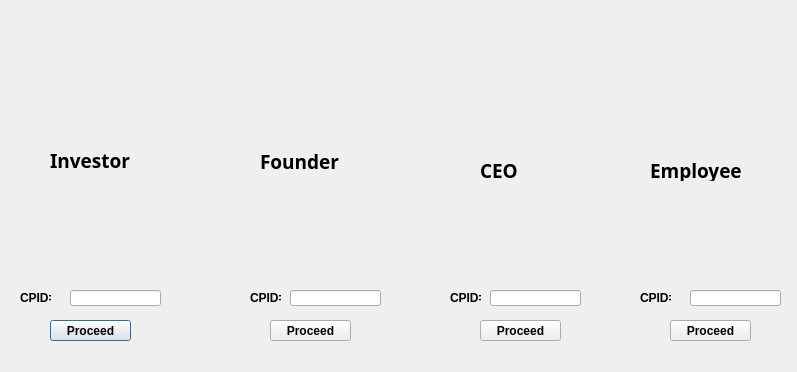
<?xml version="1.0" encoding="UTF-8"?>
<ui version="4.0">
 <class>companyend</class>
 <widget class="QDialog" name="companyend">
  <property name="geometry">
   <rect>
    <x>0</x>
    <y>0</y>
    <width>797</width>
    <height>372</height>
   </rect>
  </property>
  <property name="font">
   <font>
    <bold>true</bold>
   </font>
  </property>
  <property name="windowTitle">
   <string>Dialog</string>
  </property>
  <property name="styleSheet">
   <string notr="true">background-image:url(:/resource/Game.png);</string>
  </property>
  <widget class="QLabel" name="label">
   <property name="geometry">
    <rect>
     <x>50</x>
     <y>150</y>
     <width>91</width>
     <height>21</height>
    </rect>
   </property>
   <property name="font">
    <font>
     <family>Segoe Print</family>
     <pointsize>14</pointsize>
     <bold>true</bold>
    </font>
   </property>
   <property name="text">
    <string>Investor</string>
   </property>
  </widget>
  <widget class="QLabel" name="label_2">
   <property name="geometry">
    <rect>
     <x>260</x>
     <y>151</y>
     <width>81</width>
     <height>20</height>
    </rect>
   </property>
   <property name="font">
    <font>
     <family>Segoe Print</family>
     <pointsize>14</pointsize>
     <bold>true</bold>
    </font>
   </property>
   <property name="text">
    <string>Founder</string>
   </property>
  </widget>
  <widget class="QLabel" name="label_3">
   <property name="geometry">
    <rect>
     <x>480</x>
     <y>160</y>
     <width>51</width>
     <height>21</height>
    </rect>
   </property>
   <property name="font">
    <font>
     <family>Segoe Print</family>
     <pointsize>14</pointsize>
     <bold>true</bold>
    </font>
   </property>
   <property name="text">
    <string>CEO</string>
   </property>
  </widget>
  <widget class="QLabel" name="label_4">
   <property name="geometry">
    <rect>
     <x>650</x>
     <y>160</y>
     <width>91</width>
     <height>21</height>
    </rect>
   </property>
   <property name="font">
    <font>
     <family>Segoe Print</family>
     <pointsize>14</pointsize>
     <bold>true</bold>
    </font>
   </property>
   <property name="text">
    <string>Employee</string>
   </property>
  </widget>
  <widget class="QLineEdit" name="lineEdit">
   <property name="geometry">
    <rect>
     <x>70</x>
     <y>290</y>
     <width>91</width>
     <height>16</height>
    </rect>
   </property>
   <property name="echoMode">
    <enum>QLineEdit::Password</enum>
   </property>
  </widget>
  <widget class="QLineEdit" name="lineEdit_2">
   <property name="geometry">
    <rect>
     <x>290</x>
     <y>290</y>
     <width>91</width>
     <height>16</height>
    </rect>
   </property>
   <property name="echoMode">
    <enum>QLineEdit::Password</enum>
   </property>
  </widget>
  <widget class="QLineEdit" name="lineEdit_3">
   <property name="geometry">
    <rect>
     <x>490</x>
     <y>290</y>
     <width>91</width>
     <height>16</height>
    </rect>
   </property>
   <property name="echoMode">
    <enum>QLineEdit::Password</enum>
   </property>
  </widget>
  <widget class="QLineEdit" name="lineEdit_4">
   <property name="geometry">
    <rect>
     <x>690</x>
     <y>290</y>
     <width>91</width>
     <height>16</height>
    </rect>
   </property>
   <property name="echoMode">
    <enum>QLineEdit::Password</enum>
   </property>
   <property name="cursorMoveStyle">
    <enum>Qt::VisualMoveStyle</enum>
   </property>
  </widget>
  <widget class="QPushButton" name="pushButton">
   <property name="geometry">
    <rect>
     <x>50</x>
     <y>320</y>
     <width>81</width>
     <height>21</height>
    </rect>
   </property>
   <property name="text">
    <string>Proceed</string>
   </property>
  </widget>
  <widget class="QPushButton" name="pushButton_2">
   <property name="geometry">
    <rect>
     <x>270</x>
     <y>320</y>
     <width>81</width>
     <height>21</height>
    </rect>
   </property>
   <property name="text">
    <string>Proceed</string>
   </property>
  </widget>
  <widget class="QPushButton" name="pushButton_3">
   <property name="geometry">
    <rect>
     <x>480</x>
     <y>320</y>
     <width>81</width>
     <height>21</height>
    </rect>
   </property>
   <property name="text">
    <string>Proceed</string>
   </property>
  </widget>
  <widget class="QPushButton" name="pushButton_4">
   <property name="geometry">
    <rect>
     <x>670</x>
     <y>320</y>
     <width>81</width>
     <height>21</height>
    </rect>
   </property>
   <property name="text">
    <string>Proceed</string>
   </property>
  </widget>
  <widget class="QLabel" name="label_5">
   <property name="geometry">
    <rect>
     <x>20</x>
     <y>290</y>
     <width>31</width>
     <height>16</height>
    </rect>
   </property>
   <property name="text">
    <string>CPID=</string>
   </property>
  </widget>
  <widget class="QLabel" name="label_6">
   <property name="geometry">
    <rect>
     <x>250</x>
     <y>290</y>
     <width>31</width>
     <height>16</height>
    </rect>
   </property>
   <property name="text">
    <string>CPID=</string>
   </property>
  </widget>
  <widget class="QLabel" name="label_7">
   <property name="geometry">
    <rect>
     <x>450</x>
     <y>290</y>
     <width>31</width>
     <height>16</height>
    </rect>
   </property>
   <property name="text">
    <string>CPID=</string>
   </property>
  </widget>
  <widget class="QLabel" name="label_8">
   <property name="geometry">
    <rect>
     <x>640</x>
     <y>290</y>
     <width>31</width>
     <height>16</height>
    </rect>
   </property>
   <property name="text">
    <string>CPID=</string>
   </property>
  </widget>
 </widget>
 <resources/>
 <connections/>
</ui>
